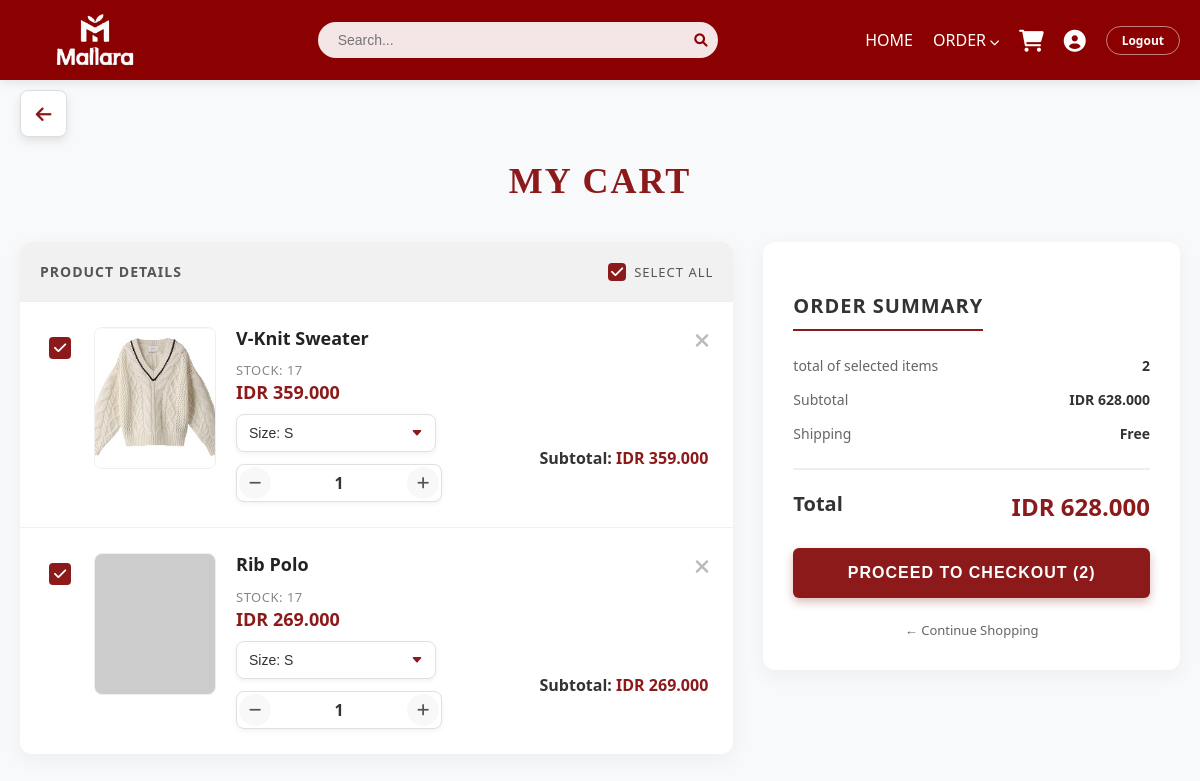
Page /cart.php (signed in) on the committed database.
### tables this page shows
CREATE TABLE `cart` (
  `id` int(11) NOT NULL,
  `user_id` int(11) NOT NULL,
  `product_id` int(11) NOT NULL,
  `quantity` int(11) DEFAULT 1,
  `size` varchar(10) DEFAULT 'M',
  `created_at` timestamp NOT NULL DEFAULT current_timestamp()
);

CREATE TABLE `products` (
  `id` int(11) NOT NULL,
  `name` varchar(100) DEFAULT NULL,
  `price` int(11) DEFAULT NULL,
  `category` enum('man','woman') DEFAULT NULL,
  `image` varchar(255) DEFAULT NULL,
  `stock` int(11) DEFAULT 0,
  `rating` decimal(3,1) DEFAULT 0.0,
  `sold` int(11) DEFAULT 0,
  `is_trending` tinyint(1) DEFAULT 0,
  `description` text DEFAULT NULL,
  `created_at` timestamp NOT NULL DEFAULT current_timestamp()
);

### cart.php (the view, shortened to what this page needs)
<?php
require 'config/database.php';
 $user_id = $_SESSION['user_id'];
 $query = mysqli_query($conn, "SELECT c.*, p.name, p.price, p.image, p.category, p.stock as max_stock FROM cart c JOIN products p ON c.product_id = p.id WHERE c.user_id = '$user_id' ORDER BY c.id DESC");
?>
<!DOCTYPE html>
<html lang="id">
<head>
    <link rel="stylesheet" href="assets/css/style.css">
    <link rel="stylesheet" href="https://cdnjs.cloudflare.com/ajax/libs/font-awesome/6.0.0/css/all.min.css">
</head>
<body>
    <?php
    $navPath = __DIR__ . "/partials/navbar.php";
    if (file_exists($navPath)) {
        include $navPath;
    } else {
    }
    ?>
    <a href="index.php" class="back-btn">
    </a>
    <div class="container">
        <div class="page-header">
            <h1 class="page-title">My Cart</h1>
        </div>
        <?php if (mysqli_num_rows($query) > 0): ?>
            <div class="cart-wrapper">
                <div class="cart-items">
                    <div class="cart-header">
                        <span>Product Details</span>
                        <label class="select-all-container">
                            <input type="checkbox" id="selectAll" class="custom-checkbox" style="width:18px; height:18px; margin:0;" checked>
                            Select All
                        </label>
                    </div>
                    <?php while ($row = mysqli_fetch_assoc($query)):
                        $isMaxStock = ($row['quantity'] >= $row['max_stock']);
                        $imgPath = 'assets/img/products/' . $row['category'] . '/' . $row['image'];
                        if(!file_exists($imgPath)) $imgPath = 'https://picsum.photos/seed/cart/120/140';
                    ?>
                        <div class="cart-item">
                            <div class="checkbox-wrapper">
                                <input type="checkbox" class="item-checkbox custom-checkbox"
                                       data-price="<?= $row['price'] ?>"
                                       data-qty="<?= $row['quantity'] ?>"
                                       checked>
                            </div>
                            <img src="<?= $imgPath ?>" alt="Product" class="item-img">
                            <div class="item-details">
                                <div class="item-top">
                                    <div>
                                        <h4 class="item-name"><?= $row['name'] ?></h4>
                                        <span class="item-cat">Stock: <?= $row['max_stock'] ?></span>
                                        <div class="item-price">IDR <?= number_format($row['price'], 0, ',', '.') ?></div>
                                    </div>
                                    <a href="cart.php?action=delete&id=<?= $row['id'] ?>" class="item-remove" title="Remove Item">
                                        <i class="fas fa-times"></i>
                                    </a>
                                </div>
                                <div class="item-bottom">
                                    <div class="item-controls-wrapper">
                                        <form action="update_cart.php" method="POST" style="margin:0;">
                                            <select name="new_size" class="size-select" onchange="this.form.submit()">
                                                <option value="S" <?= $row['size'] == 'S' ? 'selected' : '' ?>>Size: S</option>
                                            </select>
                                        </form>
                                        <div class="qty-control">
                                            <a href="update_cart.php?id=<?= $row['id'] ?>&qty=<?= $row['quantity'] - 1 ?>" class="qty-btn"><i class="fas fa-minus"></i></a>
                                            <span class="qty-val"><?= $row['quantity'] ?></span>
                                            <?php if($isMaxStock): ?>
                                                <span class="qty-btn disabled"><i class="fas fa-plus"></i></span>
                                            <?php else: ?>
                                                <a href="update_cart.php?id=<?= $row['id'] ?>&qty=<?= $row['quantity'] + 1 ?>" class="qty-btn"><i class="fas fa-plus"></i></a>
                                            <?php endif; ?>
                                        </div>
                                    </div>
                                    <div style="font-size:16px; font-weight:600;">Subtotal: <span class="item-subtotal" style="color:var(--primary);">IDR <?= number_format($row['price'] * $row['quantity'], 0, ',', '.') ?></span></div>
                                </div>
                            </div>
                        </div>
                    <?php endwhile; ?>
                </div>
                <div class="cart-summary">
                    <h3 class="summary-title">Order Summary</h3>
                    <div class="summary-row">
                        <span>total of selected items</span>
                        <span id="totalItemsDisplay">0</span>
                    </div>
                    <div class="summary-row">
                        <span>Subtotal</span>
                        <span id="subtotalDisplay">IDR 0</span>
                    </div>
                    <div class="summary-row">
                        <span>Shipping</span>
                        <span>Free</span>
                    </div>
                    <div class="summary-total">
                        <span>Total</span>
                        <span class="total-price" id="totalPriceDisplay">IDR 0</span>
                    </div>
                    <button id="btnCheckout" class="btn-checkout" disabled onclick="processCheckout()">
                        Proceed to Checkout (<span id="btnCount">0</span>)
                    </button>
                    <div style="text-align:center; margin-top:20px;">
                        <a href="index.php" style="color:#666; text-decoration:none; font-size:13px;">&larr; Continue Shopping</a>
                    </div>
                </div>
            </div>
        <?php endif; ?>
    </div>
</body>
</html>

### partials/navbar.php (shortened to what this page needs)
<?php
 $isLoggedIn = isset($_SESSION['user_id']);
?>
<nav class="navbar">
    <div class="nav-container">
        <div class="nav-section nav-logo">
            <a href="<?= BASE_URL ?>index.php">
                <img src="<?= BASE_URL ?>assets/img/logo/logo.png" alt="Mallara">
            </a>
        </div>
        <div class="nav-section nav-search">
            <form action="<?= BASE_URL ?>search.php" method="GET">
                <input type="text" name="q" placeholder="Search...">
                <button type="submit"><i class="fas fa-search"></i></button>
            </form>
        </div>
        <div class="nav-section nav-actions">
            <a href="<?= BASE_URL ?>index.php" class="nav-link">Home</a>
            <div class="dropdown">
                <a href="#" class="nav-link">Order <i class="fas fa-chevron-down" style="font-size:10px;"></i></a>
            </div>
            <?php if(!$isLoggedIn): ?>
                <a href="<?= BASE_URL ?>auth/login.php" class="btn-nav btn-login">Login</a>
            <?php else: ?>
                <a href="<?= BASE_URL ?>cart.php" class="icon-btn" title="Keranjang">
                    <i class="fas fa-shopping-cart"></i>
                </a>
                <a href="<?= BASE_URL ?>profile.php" class="icon-btn" title="Profil">
                    <i class="fas fa-user-circle"></i>
                </a>
                <a href="<?= BASE_URL ?>auth/logout.php" class="btn-nav btn-logout">Logout</a>
            <?php endif; ?>
        </div>
    </div>
</nav>

### assets/css/style.css (style rules this page uses)
body { margin:0; font-family: 'Segoe UI'; background:#8b0000; color:white; }
.navbar { background-color: #8b0000; padding: 0 20px; position: sticky; top: 0; z-index: 1000; box-shadow: 0 2px 10px rgba(0,0,0,0.1); }
.nav-container { max-width: 1200px; margin: 0 auto; height: 80px; display: flex; justify-content: space-between; align-items: center; position: relative; }
.nav-section { display: flex; align-items: center; }
.nav-logo img { height: 150px; width: auto; display: block; }
.nav-search { flex: 1; max-width: 400px; margin: 0 20px; }
.nav-search form { position: relative; width: 100%; display: flex; }
.nav-search input { width: 100%; padding: 10px 45px 10px 20px; border-radius: 25px; border: none; outline: none; background: rgba(255,255,255,0.9); font-size: 14px; }
.nav-search button { position: absolute; right: 5px; top: 50%; transform: translateY(-50%); background: none; border: none; color: #8b0000; cursor: pointer; padding: 5px; }
.nav-actions { gap: 20px; align-items: center; }
.nav-link { color: white; text-decoration: none; font-weight: 500; font-size: 16px; transition: 0.3s; text-transform: uppercase; }
.dropdown { position: relative; height: 100%; display: flex; align-items: center; }
.btn-nav { padding: 8px 20px; border-radius: 20px; text-decoration: none; font-size: 14px; font-weight: bold; transition: 0.3s; }
.btn-logout { border: 1px solid rgba(255,255,255,0.5); color: white; font-size: 12px; padding: 5px 15px; }
.icon-btn { color: white; font-size: 22px; transition: 0.3s; }

### rows in the picture
cart: product.image (picture), product.name "V-Knit Sweater", product.stock "17", product.price "359.000", new_size "Size: S", quantity "1", $row['price'] * $row['quantity'] "359.000"
cart: product.name "Rib Polo", product.stock "17", product.price "269.000", new_size "Size: S", quantity "1", $row['price'] * $row['quantity'] "269.000"
